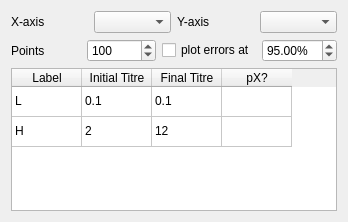
<?xml version="1.0" encoding="UTF-8"?>
<ui version="4.0">
 <class>SpeciationWidget</class>
 <widget class="QWidget" name="SpeciationWidget">
  <property name="geometry">
   <rect>
    <x>0</x>
    <y>0</y>
    <width>348</width>
    <height>222</height>
   </rect>
  </property>
  <property name="windowTitle">
   <string>Form</string>
  </property>
  <layout class="QVBoxLayout" name="verticalLayout">
   <item>
    <layout class="QHBoxLayout" name="hl_1">
     <item>
      <widget class="QLabel" name="lbl_xaxis">
       <property name="text">
        <string>X-axis</string>
       </property>
      </widget>
     </item>
     <item>
      <widget class="QComboBox" name="cb_Xaxis"/>
     </item>
     <item>
      <widget class="QLabel" name="lbl_yaxis">
       <property name="text">
        <string>Y-axis</string>
       </property>
      </widget>
     </item>
     <item>
      <widget class="QComboBox" name="cb_Yaxis"/>
     </item>
    </layout>
   </item>
   <item>
    <layout class="QHBoxLayout" name="hl_2">
     <item>
      <widget class="QLabel" name="lbl_points">
       <property name="text">
        <string>Points</string>
       </property>
      </widget>
     </item>
     <item>
      <widget class="QSpinBox" name="sb_NPoints">
       <property name="minimum">
        <number>10</number>
       </property>
       <property name="maximum">
        <number>500</number>
       </property>
       <property name="value">
        <number>100</number>
       </property>
      </widget>
     </item>
     <item>
      <widget class="QCheckBox" name="cbPlotErrors">
       <property name="enabled">
        <bool>true</bool>
       </property>
       <property name="text">
        <string>plot errors at</string>
       </property>
      </widget>
     </item>
     <item>
      <widget class="QDoubleSpinBox" name="sbError">
       <property name="enabled">
        <bool>true</bool>
       </property>
       <property name="suffix">
        <string>%</string>
       </property>
       <property name="maximum">
        <double>100.000000000000000</double>
       </property>
       <property name="value">
        <double>95.000000000000000</double>
       </property>
      </widget>
     </item>
    </layout>
   </item>
   <item>
    <widget class="QTableWidget" name="table_species">
     <attribute name="horizontalHeaderDefaultSectionSize">
      <number>70</number>
     </attribute>
     <attribute name="verticalHeaderVisible">
      <bool>false</bool>
     </attribute>
     <attribute name="verticalHeaderCascadingSectionResizes">
      <bool>true</bool>
     </attribute>
     <row>
      <property name="text">
       <string>1</string>
      </property>
     </row>
     <row>
      <property name="text">
       <string>2</string>
      </property>
     </row>
     <column>
      <property name="text">
       <string>Label</string>
      </property>
     </column>
     <column>
      <property name="text">
       <string>Initial Titre</string>
      </property>
     </column>
     <column>
      <property name="text">
       <string>Final Titre</string>
      </property>
     </column>
     <column>
      <property name="text">
       <string>pX?</string>
      </property>
     </column>
     <item row="0" column="0">
      <property name="text">
       <string>L</string>
      </property>
     </item>
     <item row="0" column="1">
      <property name="text">
       <string>0.1</string>
      </property>
     </item>
     <item row="0" column="2">
      <property name="text">
       <string>0.1</string>
      </property>
     </item>
     <item row="1" column="0">
      <property name="text">
       <string>H</string>
      </property>
     </item>
     <item row="1" column="1">
      <property name="text">
       <string>2</string>
      </property>
     </item>
     <item row="1" column="2">
      <property name="text">
       <string>12</string>
      </property>
     </item>
    </widget>
   </item>
  </layout>
 </widget>
 <resources/>
 <connections/>
</ui>
